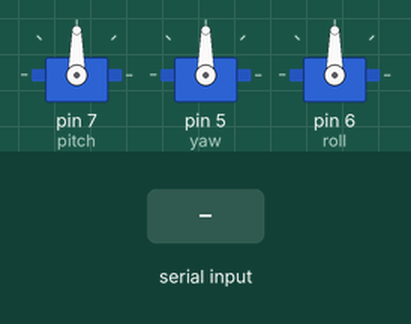
This sketch was run on a simulated Arduino Uno, built with avr-gcc and run on an emulated ATmega328P. Parts: 3 × servo. The test bench sets the inputs (shaded band).

Above: at 1.2 s.
1.3 s: "5\n" received over Serial
At 2.1 s:
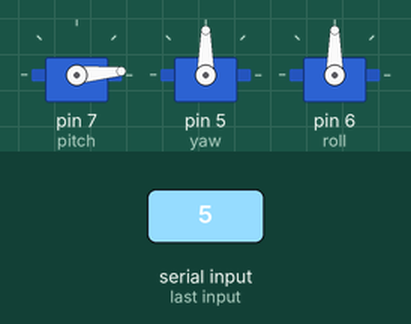
4.3 s: "90,45,200\n" received over Serial
At 4.9 s:
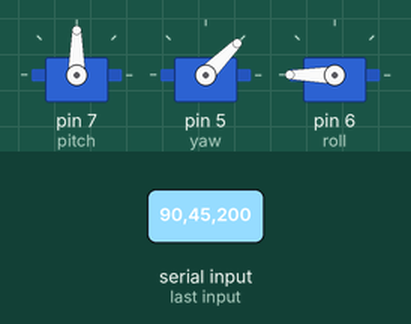
5.8 s: "30,150,10\n" received over Serial
At 7.0 s:
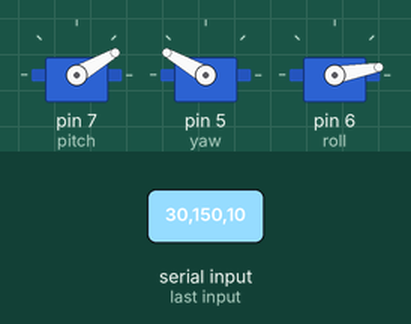
7.3 s: "90,45\n" received over Serial
At 9.2 s:
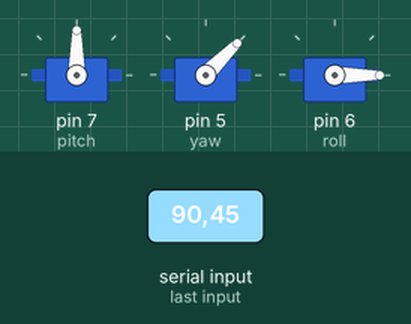
9.8 s: "90\n" received over Serial
At 11.9 s:
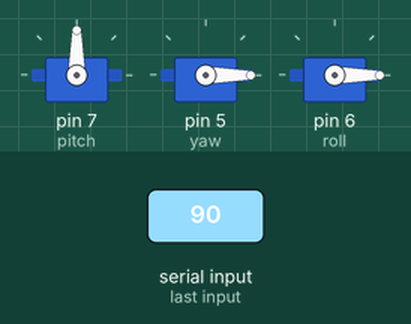
12.2 s: "200\n" received over Serial
At 13.3 s:
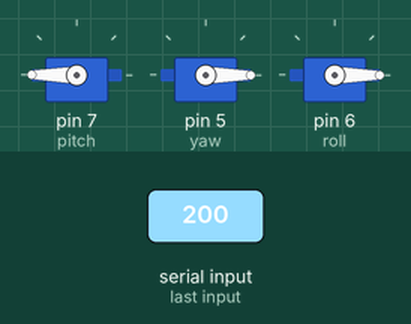
Timing chart, 0 to 14.7 s (numbered marks = the images above; inputs shaded):
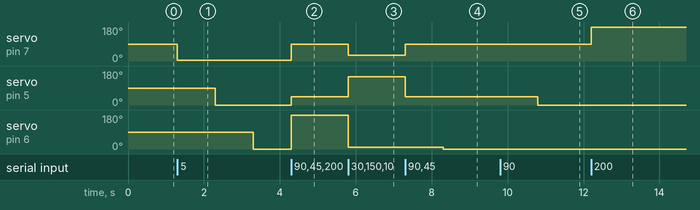

Measured:
- after the input at 1.3 s, servo on pin 7 (pitch): 90° → 5° at once; servo on pin 5 (yaw): 90° → 0° after 1.0 s; servo on pin 6 (roll): 90° → 0° after 2.0 s
- after the input at 4.3 s, servo on pin 7 (pitch): 5° → 90° at once; servo on pin 5 (yaw): 0° → 45° at once; servo on pin 6 (roll): 0° → 180° at once
- after the input at 5.8 s, servo on pin 7 (pitch): 90° → 30° at once; servo on pin 5 (yaw): 45° → 150° at once; servo on pin 6 (roll): 180° → 10° at once
- after the input at 7.3 s, servo on pin 7 (pitch): 30° → 90° at once; servo on pin 5 (yaw): 150° → 45° at once; servo on pin 6 (roll): 10° → 0° after 1.0 s
- after the input at 9.8 s, servo on pin 5 (yaw): 45° → 0° after 1.0 s
- after the input at 12.2 s, servo on pin 7 (pitch): 90° → 180° at once

The sketch:

gimbal_control.ino
```cpp
#include <Servo.h>

// create servos
Servo pitch;
Servo yaw;
Servo roll;

void setup() {
    Serial.begin(115200);
    pitch.attach(7);
    yaw.attach(5);
    roll.attach(6);
}

void loop() {

}

void serialEvent() {
   // set servo position.
   // 90 is center for all axis
   if (Serial.available()>0) {
       // receives 3 angles separated per a comma
       pitch.write(Serial.parseInt()); //Returns first angle
       yaw.write(Serial.parseInt()); //Returns second angle
       roll.write(Serial.parseInt()); //Returns third angle

       Serial.read(); // read the '\n'. I am not sure if it is necessary.

   }
}
```
